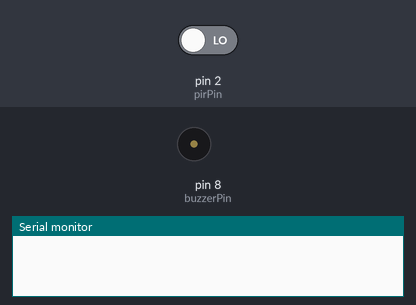
Simulated run of this sketch. Board: Arduino Uno, built with avr-gcc and run on an emulated ATmega328P. Shown: buzzer (waves = sounding, pin HIGH), the last lines printed to the serial monitor. The inputs (shaded band) are chosen by the test bench; at power-on: pin 2 (pirPin) LOW.

Above: at 1.2 s.
1.3 s: pin 2 (pirPin) driven HIGH
At 1.9 s:
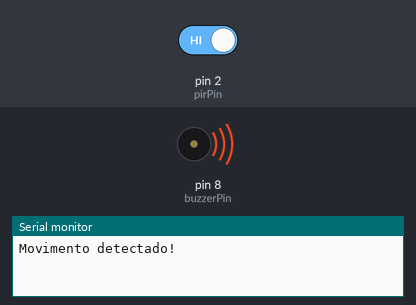
3.8 s: pin 2 (pirPin) driven LOW
Timing chart, 0 to 6.8 s (numbered marks = the images above; inputs shaded):
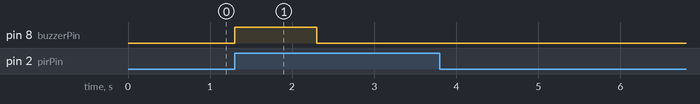

Measured:
- after the input at 1.3 s, pin 8 (buzzerPin): LOW → HIGH at once, → LOW 1.0 s later

The sketch:

sketch_oct1a.ino
```cpp
// Definindo os pinos do sensor PIR e do buzzer
int pirPin = 2;  // Pino do sensor PIR
int buzzerPin = 8;  // Pino do buzzer
int pirState = LOW;  // Estado inicial do sensor PIR
int val = 0;  // Variável para ler o estado do sensor PIR

void setup() {
  pinMode(pirPin, INPUT);  // Configura o sensor PIR como entrada
  pinMode(buzzerPin, OUTPUT);  // Configura o buzzer como saída
  Serial.begin(9600);  // Inicializa a comunicação serial
}

void loop() {
  val = digitalRead(pirPin);  // Lê o estado do sensor PIR

  if (val == HIGH) {  // Se o sensor detectar movimento
    if (pirState == LOW) {
      Serial.println("Movimento detectado!");
      digitalWrite(buzzerPin, HIGH);  // Ativa o buzzer
      delay(1000);  // Mantém o buzzer ligado por 1 segundo
      digitalWrite(buzzerPin, LOW);  // Desativa o buzzer
      pirState = HIGH;  // Atualiza o estado do sensor PIR
    }
  } else {
    if (pirState == HIGH) {
      Serial.println("Movimento parou.");
      pirState = LOW;  // Atualiza o estado do sensor PIR
    }
  }
}
```
